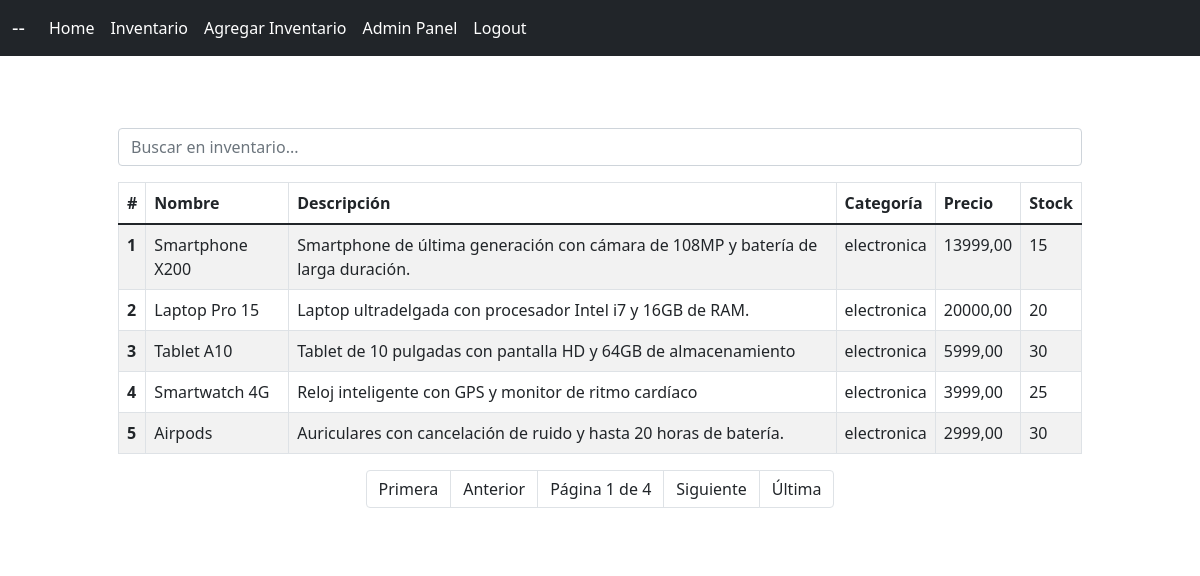
/inventario/ (signed in), run on the app's committed database.
### inventario/models.py (models this page shows, shortened)
class Inventario(models.Model):
    CATEGORIAS_CHOICES = [
        ('electronica', 'Electrónica'),
        ('hogar', 'Hogar'),
        ('entretenimiento', 'Entretenimiento'),
    ]
    nombre = models.CharField(max_length=100, null=False, blank=False)
    descripcion = models.TextField(null=True, blank=True)
    categoria = models.CharField(max_length=100, choices=CATEGORIAS_CHOICES, null=True, blank=True)
    precio = models.DecimalField(max_digits=19, decimal_places=2, null=False, blank=False)
    stock = models.IntegerField(null=False, blank=False)

### inventario/views.py (the view)
# urls.py: path('', inventario_lista, name='inventario_lista'),
@login_required
def inventario_lista(request):
    query = request.GET.get('q', '')
    inventarios = Inventario.objects.all()
    if query:
        inventarios = inventarios.filter(
            Q(nombre__icontains=query) |
            Q(descripcion__icontains=query) |
            Q(categoria__icontains=query)
        )
    paginator = Paginator(inventarios, 5)  # Muestra 5 items por página.
    page_number = request.GET.get('page')
    page_obj = paginator.get_page(page_number)
    context = {
        "title": "Lista Inventario",
        "page_obj": page_obj,
        "query": query
    }
    return render(request, "inventario/inventario_lista.html", context=context)

### templates/inventario/inventario_lista.html (shortened to what this page needs)
{% extends 'layout.html' %}
{% block content %}
<div class="container mt-5">
    <div class="content-section">
        <form method="GET" action="{% url 'inventario_lista' %}" class="mb-3">
            <input type="text" name="q" class="form-control" placeholder="Buscar en inventario..." value="{{ query }}">
        </form>
        <table class="table table-striped table-bordered table-hover">
            <thead class="thead-dark">
              <tr>
                <th scope="col">#</th>
                <th scope="col">Nombre</th>
                <th scope="col">Descripción</th>
                <th scope="col">Categoría</th>
                <th scope="col">Precio</th>
                <th scope="col">Stock</th>
              </tr>
            </thead>
            <tbody>
              {% for inventario in page_obj %}
                <tr style='cursor: pointer; cursor: hand;' onclick="window.location=`{% url 'por_producto' inventario.pk %}`">
                  <th scope="row">{{ forloop.counter }}</th>
                  <td>{{ inventario.nombre }}</td>
                  <td>{{ inventario.descripcion }}</td>
                  <td>{{ inventario.categoria }}</td>
                  <td>{{ inventario.precio }}</td>
                  <td>{{ inventario.stock }}</td>
                </tr>
              {% endfor %}
            </tbody>
        </table>
        <nav aria-label="Page navigation example" class="mt-3">
            <ul class="pagination justify-content-center">
                {% if page_obj.has_previous %}
                    <li class="page-item">
                        <a class="page-link text-dark" href="?page=1{% if query %}&q={{ query }}{% endif %}" aria-label="Primera">
                            <span aria-hidden="true">Primera</span>
                        </a>
                    </li>
                    <li class="page-item">
                        <a class="page-link text-dark" href="?page={{ page_obj.previous_page_number }}{% if query %}&q={{ query }}{% endif %}" aria-label="Anterior">
                            <span aria-hidden="true">Anterior</span>
                        </a>
                    </li>
                {% else %}
                    <li class="page-item disabled">
                        <span class="page-link text-dark">Primera</span>
                    </li>
                    <li class="page-item disabled">
                        <span class="page-link text-dark">Anterior</span>
                    </li>
                {% endif %}
                <li class="page-item disabled">
                    <span class="page-link text-dark">Página {{ page_obj.number }} de {{ page_obj.paginator.num_pages }}</span>
                </li>
                {% if page_obj.has_next %}
                    <li class="page-item">
                        <a class="page-link text-dark" href="?page={{ page_obj.next_page_number }}{% if query %}&q={{ query }}{% endif %}" aria-label="Siguiente">
                            <span aria-hidden="true">Siguiente</span>
                        </a>
                    </li>
                    <li class="page-item">
                        <a class="page-link text-dark" href="?page={{ page_obj.paginator.num_pages }}{% if query %}&q={{ query }}{% endif %}" aria-label="Última">
                            <span aria-hidden="true">Última</span>
                        </a>
                    </li>
                {% endif %}
            </ul>
        </nav>
    </div>
</div>
{% endblock %}

### templates/layout.html (shortened to what this page needs)
{% load static %}
<!DOCTYPE html>
<html lang="en">
<head>
    <link href="https://cdn.jsdelivr.net/npm/bootstrap@5.1.3/dist/css/bootstrap.min.css" rel="stylesheet">
    <link rel="stylesheet" href="{% static 'css/main.css' %}" type="text/css">
</head>
<body>
    <nav class="navbar navbar-expand-lg navbar-dark bg-dark">
        <div class="container-fluid">
          <a class="navbar-brand" href="#">--</a>
          <div class="collapse navbar-collapse" id="navbarNavAltMarkup">
            <ul class="navbar-nav me-auto">
              {% if request.user.is_authenticated %}
                <li class="nav-item">
                  <a class="nav-link active" aria-current="page" href="{% url 'inventario_lista' %}">Home</a>
                </li>
                <li class="nav-item">
                  <a class="nav-link active" aria-current="page" href="{% url 'inventario_lista' %}">Inventario</a>
                </li>
                <li class="nav-item">
                  <a class="nav-link active" aria-current="page" href="{% url 'agregar_producto' %}">Agregar Inventario</a>
                </li>
                {% if request.user.is_superuser %}
                  <li class="nav-item">
                    <a class="nav-link active" aria-current="page" href="{% url 'admin:index' %}">Admin Panel</a>
                  </li>
                {% endif %}
                <li class="nav-item">
                  <a class="nav-link active" aria-current="page" href="#" onclick="event.preventDefault(); document.getElementById('logout-form').submit();">Logout</a>
                </li>
              {% else %}
                <li class="nav-item">
                  <a class="nav-link active" aria-current="page" href="{% url 'login' %}">Login</a>
                </li>
              {% endif %}
            </ul>
          </div>
        </div>
    </nav>
    <main>
        <div class="container">
            {% block content %}
            {% endblock %}
        </div>
    </main>
</body>
</html>

### static/main.css (style rules this page uses)
body { background-color: rgb(255, 255, 255); }
.content-section { background: rgb(255, 255, 255); margin: 40px; padding: 1.5rem 1.5rem; border-radius: 10px; }

### data on the page
Inventario: nombre "Smartphone X200", descripcion "Smartphone de última generación con cámara de 108MP y batería de larga duración.", categoria "electronica", precio "13999,00", stock "15"
Inventario: nombre "Laptop Pro 15", descripcion "Laptop ultradelgada con procesador Intel i7 y 16GB de RAM.", categoria "electronica", precio "20000,00", stock "20"
Inventario: nombre "Tablet A10", descripcion "Tablet de 10 pulgadas con pantalla HD y 64GB de almacenamiento", categoria "electronica", precio "5999,00", stock "30"
Inventario: nombre "Smartwatch 4G", descripcion "Reloj inteligente con GPS y monitor de ritmo cardíaco", categoria "electronica", precio "3999,00", stock "25"
Inventario: nombre "Airpods", descripcion "Auriculares con cancelación de ruido y hasta 20 horas de batería.", categoria "electronica", precio "2999,00", stock "30"

### other printed values
{{ page_obj.number }} "1"
{{ page_obj.paginator.num_pages }} "4"
